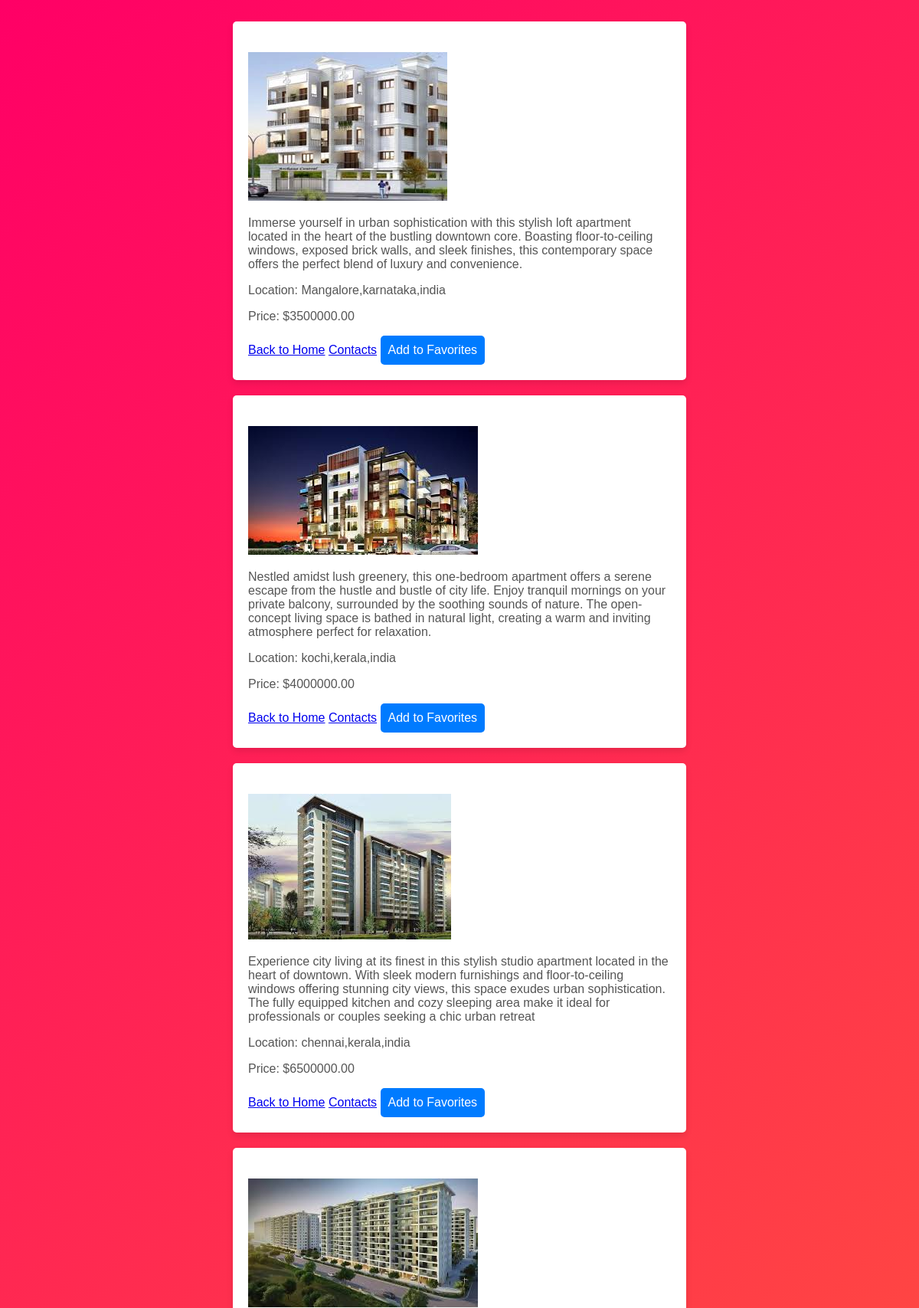
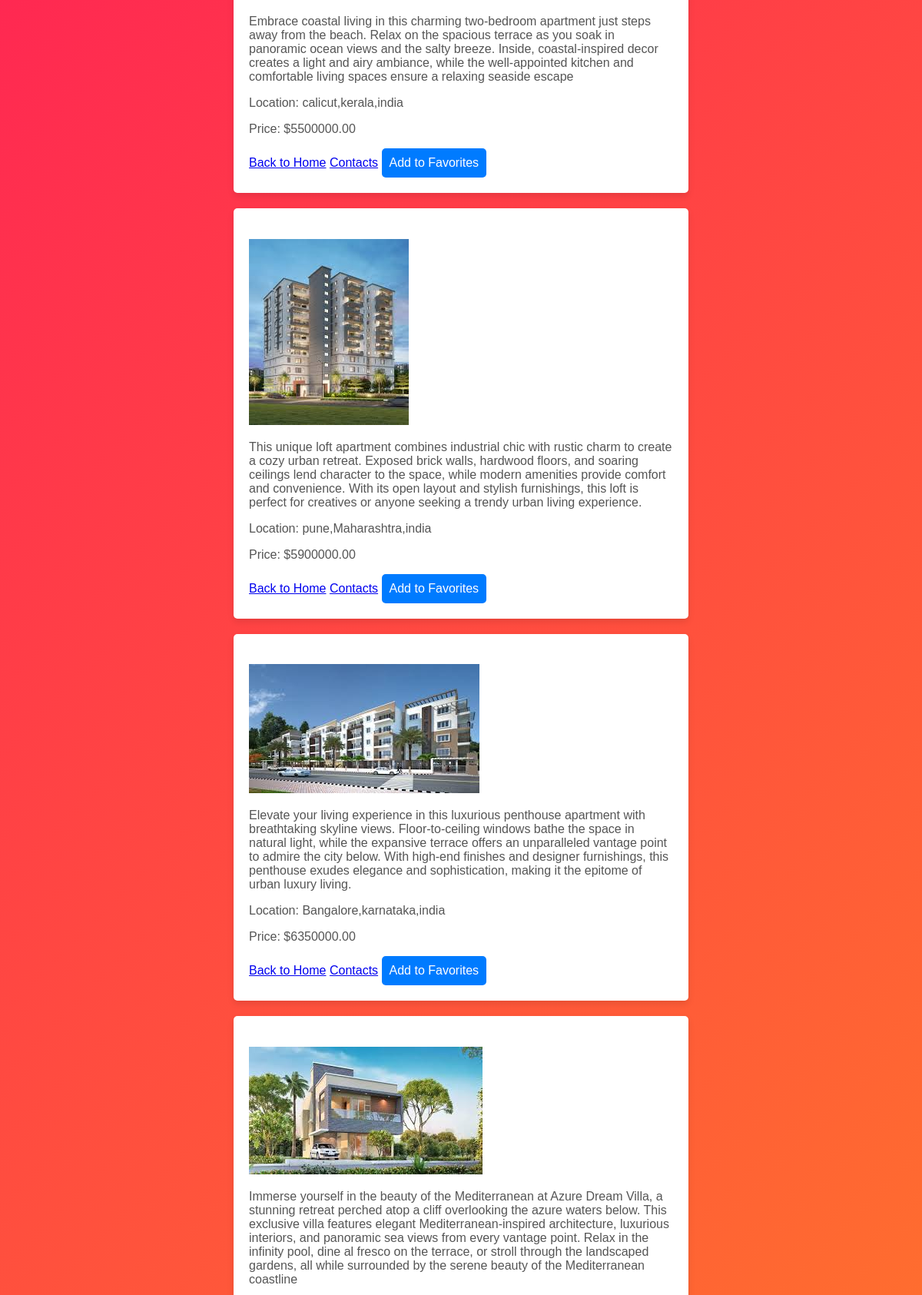
Screenshot of /property_details/ (signed in, upper part) with the database file from the repository (2 pictures, top to bottom).
### listings/models.py (models this page shows, shortened)
class Property(models.Model):
    title = models.CharField(max_length=200)
    description = models.TextField()
    price = models.DecimalField(max_digits=10, decimal_places=2)
    location = models.ForeignKey(Location, on_delete=models.CASCADE)
    property_type = models.ForeignKey(PropertyType, on_delete=models.CASCADE)
    image = models.ImageField(upload_to='properties')

class Location(models.Model):
    city = models.CharField(max_length=100)
    State = models.CharField(max_length=100)
    country = models.CharField(max_length=100)
    def __str__(self):
        return f"{self.city},{self.State},{self.country}"

### listings/views.py (the view)
# urls.py: path('property_details/', views.property_details, name='property_details'),
@login_required
def property_details(request):
    properties = Property.objects.all()
    locations = Location.objects.all()
    property_types = PropertyType.objects.all()
    favorites = request.session.get('favorites', [])
    context = {
        'properties': properties,
        'locations': locations,
        'property_types': property_types,
        'favorites': favorites,
    }
    return render(request, 'property_details.html', context)

### templates/property_details.html (shortened to what this page needs)
<!DOCTYPE html>
<html lang="en">
<head>
</head>
<body>
    <div class="container">
        {% for property in properties %}
            <div class="property-card">
                <img src="{{ property.image.url }}" alt="{{ property.name }}">
                <p>{{ property.description }}</p>
                <p>Location: {{ property.location }}</p>
                <p>Price: ${{ property.price }}</p>
                <a href="{% url 'home' %}">Back to Home</a>
                <a href="{% url 'contacts' %}" class="btn btn-primary">Contacts</a>
                <button class="favorite-btn {% if property.id in favorites %}remove{% endif %}" data-id="{{ property.id }}">
                    {% if property.id in favorites %}
                        Remove from Favorites
                    {% else %}
                        Add to Favorites
                    {% endif %}
                </button>
            </div>
        {% endfor %}
    </div>
</body>
</html>

### templates/property_details.html (style rules this page uses)
body { font-family: Arial, sans-serif; background: linear-gradient(135deg, #f06, #ffba08); padding: 20px; }
.container { display: flex; flex-wrap: wrap; justify-content: center; gap: 20px; }
.property-card { width: calc(50% - 20px); padding: 20px; background-color: #fff; border-radius: 5px; box-shadow: 0 4px 8px rgba(0, 0, 0, 0.1); }
p { color: #555; }
.favorite-btn { padding: 10px; background-color: #007bff; color: white; border: none; border-radius: 5px; font-size: 16px; cursor: pointer; transition: background-color 0.3s; }

### rows the page displays
Property: image (picture), description "Immerse yourself in urban sophistication with this stylish loft apartment located in the heart of the bustling downtown core. Boasting floor-to-ceiling windows, exposed brick walls, and sleek finishes, this contemporary space offers the perfect blend of luxury and convenience.", location "Mangalore,karnataka,india", price "3500000.00", shows "Add to Favorites"
Property: image (picture), description "Nestled amidst lush greenery, this one-bedroom apartment offers a serene escape from the hustle and bustle of city life. Enjoy tranquil mornings on your private balcony, surrounded by the soothing sounds of nature. The open-concept living space is bathed in natural light, creating a warm and inviting atmosphere perfect for relaxation.", location "kochi,kerala,india", price "4000000.00", shows "Add to Favorites"
Property: image (picture), description "Experience city living at its finest in this stylish studio apartment located in the heart of downtown. With sleek modern furnishings and floor-to-ceiling windows offering stunning city views, this space exudes urban sophistication. The fully equipped kitchen and cozy sleeping area make it ideal for professionals or couples seeking a chic urban retreat", location "chennai,kerala,india", price "6500000.00", shows "Add to Favorites"
Property: image (picture), description "Embrace coastal living in this charming two-bedroom apartment just steps away from the beach. Relax on the spacious terrace as you soak in panoramic ocean views and the salty breeze. Inside, coastal-inspired decor creates a light and airy ambiance, while the well-appointed kitchen and comfortable living spaces ensure a relaxing seaside escape", location "calicut,kerala,india", price "5500000.00", shows "Add to Favorites"
Property: image (picture), description "This unique loft apartment combines industrial chic with rustic charm to create a cozy urban retreat. Exposed brick walls, hardwood floors, and soaring ceilings lend character to the space, while modern amenities provide comfort and convenience. With its open layout and stylish furnishings, this loft is perfect for creatives or anyone seeking a trendy urban living experience.", location "pune,Maharashtra,india", price "5900000.00", shows "Add to Favorites"
Property: image (picture), description "Elevate your living experience in this luxurious penthouse apartment with breathtaking skyline views. Floor-to-ceiling windows bathe the space in natural light, while the expansive terrace offers an unparalleled vantage point to admire the city below. With high-end finishes and designer furnishings, this penthouse exudes elegance and sophistication, making it the epitome of urban luxury living.", location "Bangalore,karnataka,india", price "6350000.00", shows "Add to Favorites"
Property: image (picture), description "Immerse yourself in the beauty of the Mediterranean at Azure Dream Villa, a stunning retreat perched atop a cliff overlooking the azure waters below. This exclusive villa features elegant Mediterranean-inspired architecture, luxurious interiors, and panoramic sea views from every vantage point. Relax in the infinity pool, dine al fresco on the terrace, or stroll through the landscaped gardens, all while surrounded by the serene beauty of the Mediterranean coastline"
